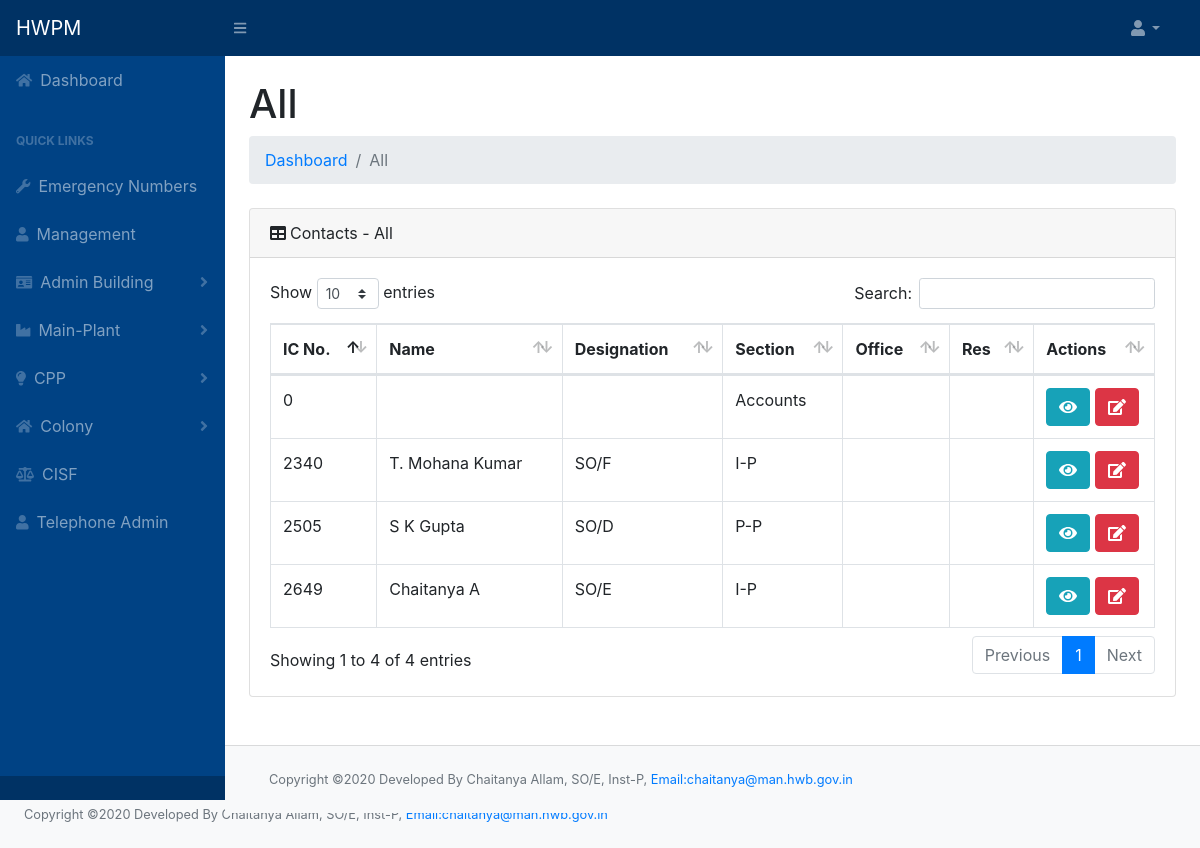
Before: /all.php with the older database file.
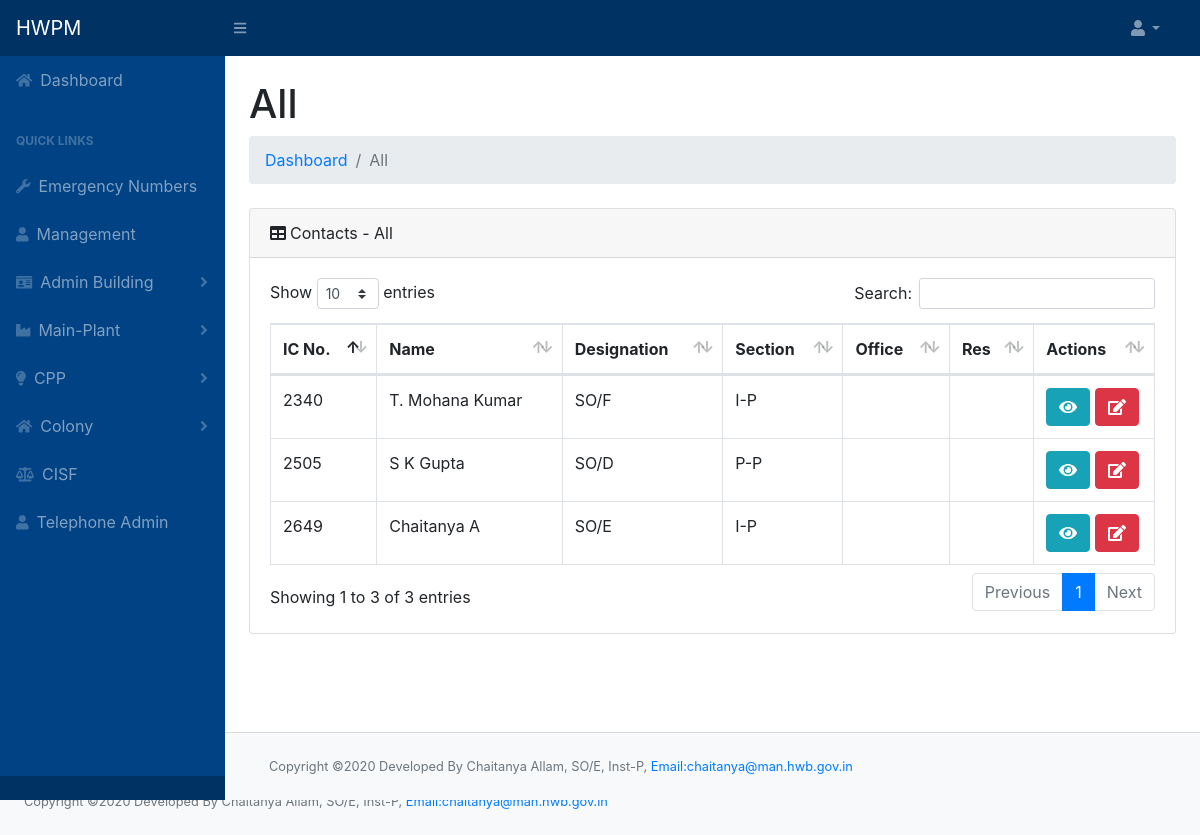
After: the same page with the newer database file.
### tables this page shows
CREATE TABLE `employee` (
  `icno` int(10) NOT NULL,
  `name` varchar(50) NOT NULL,
  `designation` varchar(50) NOT NULL,
  `section` varchar(50) NOT NULL,
  `pno` int(20) NOT NULL,
  `email` varchar(100) NOT NULL
);

### all.php (the view, shortened to what this page needs)
<!DOCTYPE html>
<html lang="en">
<?php include "header.php";
?>
<div id="layoutSidenav_content">
  <main>
    <div class="container-fluid">
      <h1 class="mt-4">All</h1>
      <ol class="breadcrumb mb-4">
        <li class="breadcrumb-item"><a href="index.php">Dashboard</a></li>
        <?php if (isset($_GET['act'])) { ?>
          <li class="breadcrumb-item"><a href="mech.php">All </a></li>
          <li class="breadcrumb-item active">
          <?php
          $query = $conn->query("SELECT * FROM `main_act` where `eno`='" . $_GET['act'] . "'");
          if (!$query) die($conn->error);
          while ($row = $query->fetch_assoc()) {
            echo $row['act_name'];
          }
        } else echo "<li class='breadcrumb-item active'>All</a></li>";
          ?>
      </ol>
        <div class="card mb-4">
                <div class="card-header"><i class="fas fa-table mr-1"></i>Contacts - All</div>
                <div class="card-body">
                    <div class="table-responsive table-hover">
                        <table class="table table-bordered" id="dataTable" width="100%" cellspacing="0">
                            <thead>
                                <tr>
                                    <th>IC No.</th>
                                    <th>Name</th>
                                    <th>Designation</th>
                                    <th>Section</th>
                                    <th>Office</th>
                                    <th>Res</th>
                                    <th>Actions</th>
                                </tr>
                            </thead>
                            <tbody>
                                <?php $query = $conn->query("SELECT * FROM `employee`");
                                while ($row = $query->fetch_assoc()) {
                                    echo"<tr>";
                                    ?>
                                    <td><?php echo $row['icno']?></td>
                                    <td><?php echo $row['name']?></td>
                                    <td><?php echo $row['designation']?></td>
                                    <td><?php echo $row['section']?></td>
                                    <td></td>
                                    <td></td>
                                    <td>
                                    <button type="button" class="btn btn-info" data-toggle="modal" data-target="#myModal1"><i class="fa fa-eye"></i></button>
                                    <button type="button" class="btn btn-danger" data-toggle="modal" data-target="#myModal2"><i class="fa fa-edit"></i></button>
                                    </td>
                                    <?php
                                    echo "</tr>";
                                } ?>
                            </tbody>
                        </table>
                    </div>
                </div>
            </div>
        </div>
    </main>
    <br>
    <footer class="py-4 bg-light mt-auto card-footer">
        <div class="container-fluid">
            <div class="d-flex align-items-center justify-content-between small">
                <div class="text-muted">Copyright &copy;2020 Developed By Chaitanya Allam, SO/E, Inst-P, <a href="mailto:chaitanya@man.hwb.gov.in" style="font-size:0.8rem">Email:chaitanya@man.hwb.gov.in</a></div>
            </div>
        </div>
    </footer>
</div>
</div>
  <br>
  <footer class="py-4 bg-light mt-auto">
    <div class="container-fluid">
      <div class="d-flex align-items-center justify-content-between small">
        <div class="text-muted">Copyright &copy;2020 Developed By Chaitanya Allam, SO/E, Inst-P, <a href="mailto:chaitanya@man.hwb.gov.in" style="font-size:0.8rem">Email:chaitanya@man.hwb.gov.in</a></div>
      </div>
    </div>
  </footer>
<?php include "footer.php" ?>

Changed rows visible on the page:
removed employee: icno "0", section "Accounts"
Other visible differences:
text written by a page script: "Show entries Search: Showing 1 to 4 of 4 entries Previous 1 Next" → "Show entries Search: Showing 1 to 3 of 3 entries Previous 1 Next"
